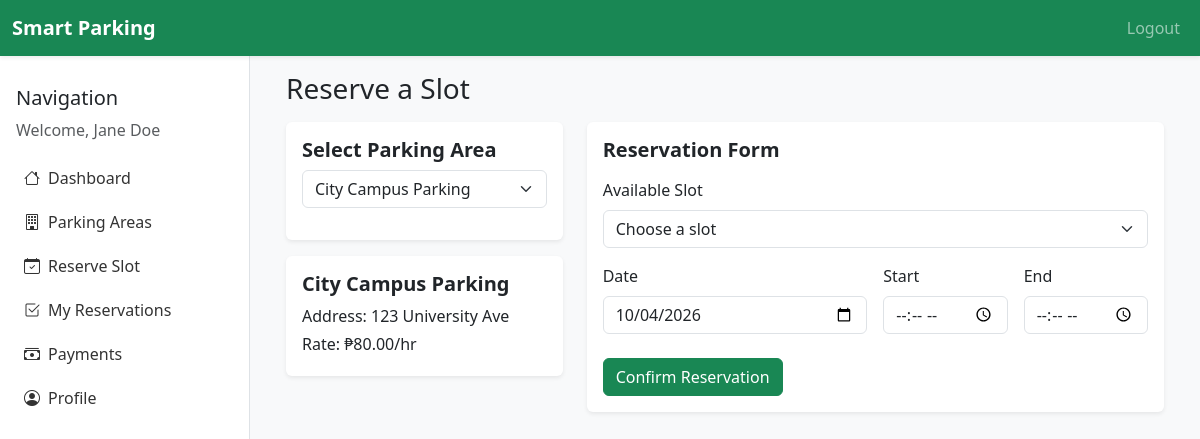
Page /driver/reserve.php?area=1 (signed in) on the committed database.
### tables this page shows
CREATE TABLE `parking_areas` (
  `id` INT AUTO_INCREMENT PRIMARY KEY,
  `name` VARCHAR(100) NOT NULL,
  `address` VARCHAR(255) NOT NULL,
  `total_slots` INT NOT NULL DEFAULT 0,
  `price_per_hour` DECIMAL(10,2) NOT NULL DEFAULT 50.00,
  `created_at` DATETIME NOT NULL DEFAULT CURRENT_TIMESTAMP
);

### includes/auth.php (called while the page is built, shortened)
<?php
function sanitize($value) {
    return htmlspecialchars(trim($value), ENT_QUOTES, 'UTF-8');
}

### driver/reserve.php (the view, shortened to what this page needs)
<?php
require_once __DIR__ . '/../includes/auth.php';
$areaId = (int)($_GET['area'] ?? 0);
$areas = $pdo->query('SELECT * FROM parking_areas ORDER BY name')->fetchAll();
$selectedArea = null;
if ($areaId) {
    $selectedArea = $pdo->prepare('SELECT * FROM parking_areas WHERE id = :id');
    $selectedArea->execute(['id' => $areaId]);
    $selectedArea = $selectedArea->fetch();
}
include __DIR__ . '/../includes/header.php';
?>
<?php include __DIR__ . '/../includes/sidebar.php'; ?>
<div class="content p-4">
    <?php include __DIR__ . '/../includes/navbar.php'; ?>
    <div class="container-fluid">
        <h1 class="h3 mb-3">Reserve a Slot</h1>
        <div class="row">
            <div class="col-lg-4">
                <div class="card shadow-sm mb-3">
                    <div class="card-body">
                        <h5>Select Parking Area</h5>
                        <form method="get" action="reserve.php">
                            <div class="mb-3">
                                <select class="form-select" name="area" required onchange="this.form.submit()">
                                    <?php foreach ($areas as $area): ?>
                                        <option value="<?= $area['id'] ?>" <?= $areaId === $area['id'] ? 'selected' : '' ?>><?= sanitize($area['name']) ?></option>
                                    <?php endforeach; ?>
                                </select>
                            </div>
                        </form>
                    </div>
                </div>
                <?php if ($selectedArea): ?>
                    <div class="card shadow-sm">
                        <div class="card-body">
                            <h5><?= sanitize($selectedArea['name']) ?></h5>
                            <p class="mb-1">Address: <?= sanitize($selectedArea['address']) ?></p>
                            <p class="mb-1">Rate: &#8369;<?= number_format($selectedArea['price_per_hour'], 2) ?>/hr</p>
                        </div>
                    </div>
                <?php endif; ?>
            </div>
            <div class="col-lg-8">
                <div class="card shadow-sm">
                    <div class="card-body">
                        <h5 class="mb-3">Reservation Form</h5>
                        <form method="post" action="reserve.php">
                            <div class="mb-3">
                                <label class="form-label">Available Slot</label>
                                <select class="form-select" name="slot_id" required>
                                    <option value="">Choose a slot</option>
                                </select>
                            </div>
                            <div class="row g-3">
                                <div class="col-md-6"><label class="form-label">Date</label><input type="date" name="reservation_date" class="form-control" value="<?= date('Y-m-d') ?>" required></div>
                                <div class="col-md-3"><label class="form-label">Start</label><input type="time" name="start_time" class="form-control" required></div>
                                <div class="col-md-3"><label class="form-label">End</label><input type="time" name="end_time" class="form-control" required></div>
                            </div>
                            <button type="submit" class="btn btn-success mt-4">Confirm Reservation</button>
                        </form>
                    </div>
                </div>
            </div>
        </div>
    </div>
</div>
<?php include __DIR__ . '/../includes/footer.php'; ?>

### assets/css/style.css (style rules this page uses)
:root { --sidebar-width: 250px; --bg-color: #f5f7fb; }
body { background: var(--bg-color); }
.content { margin-left: var(--sidebar-width); width: calc(100% - var(--sidebar-width)); padding-top: 80px; }
.card { border: none; }
.card h5 { font-weight: 600; }

### rows in the picture
parking_areas: name "City Campus Parking", address "123 University Ave", price_per_hour "80.00"

### other values in the picture
$user['full_name'] "Jane Doe"
$item['label'] "Dashboard"
$item['label'] "Parking Areas"
$item['label'] "Reserve Slot"
$item['label'] "My Reservations"
$item['label'] "Payments"
$item['label'] "Profile"
form field area "City Campus Parking"
